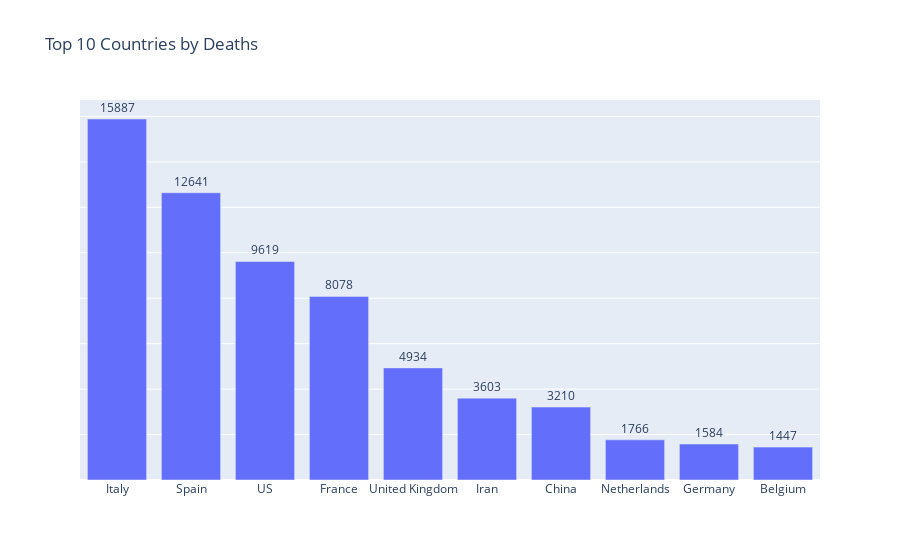

Notebook cell for this chart:
### Code cell
totalcases = Cases.max(level=0)['deaths'].reset_index().set_index('parent')
totalcases = totalcases.sort_values(by='deaths',ascending=False)
top10 = totalcases.head(10)
fig = go.Figure(go.Bar(x=top10.index, y=top10['deaths'],
                      text=top10['deaths'],
            textposition='outside'))
fig.update_layout(title_text='Top 10 Countries by Deaths')
fig.update_yaxes(showticklabels=False)

fig.show()

### Figure 1 — Plotly figure (JSON) as saved in the notebook; plotly's stock layout.template omitted (floating-point values rounded to 4 significant figures)
{"data": [{"text": [15887, 12641, 9619, 8078, 4934, 3603, 3210, 1766, 1584, 1447], "textposition": "outside", "type": "bar", "x": ["Italy", "Spain", "US", "France", "United Kingdom", "Iran", "China", "Netherlands", "Germany", "Belgium"], "y": [15887, 12641, 9619, 8078, 4934, 3603, 3210, 1766, 1584, 1447]}], "layout": {"title": {"text": "Top 10 Countries by Deaths"}, "yaxis": {"showticklabels": false}}}
